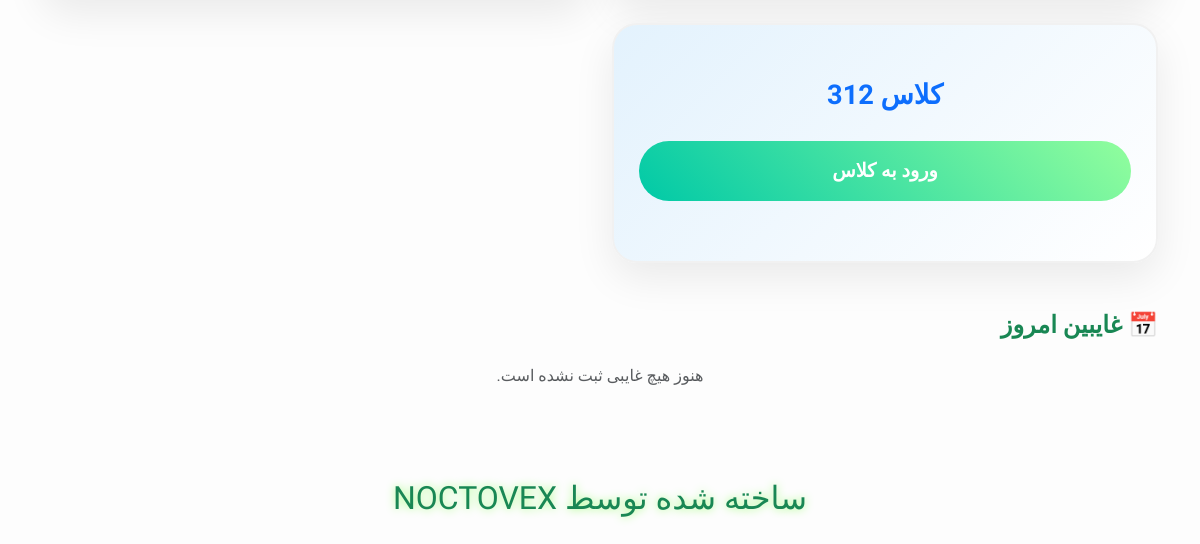
Page / (signed in, lower part) on the earlier database version.
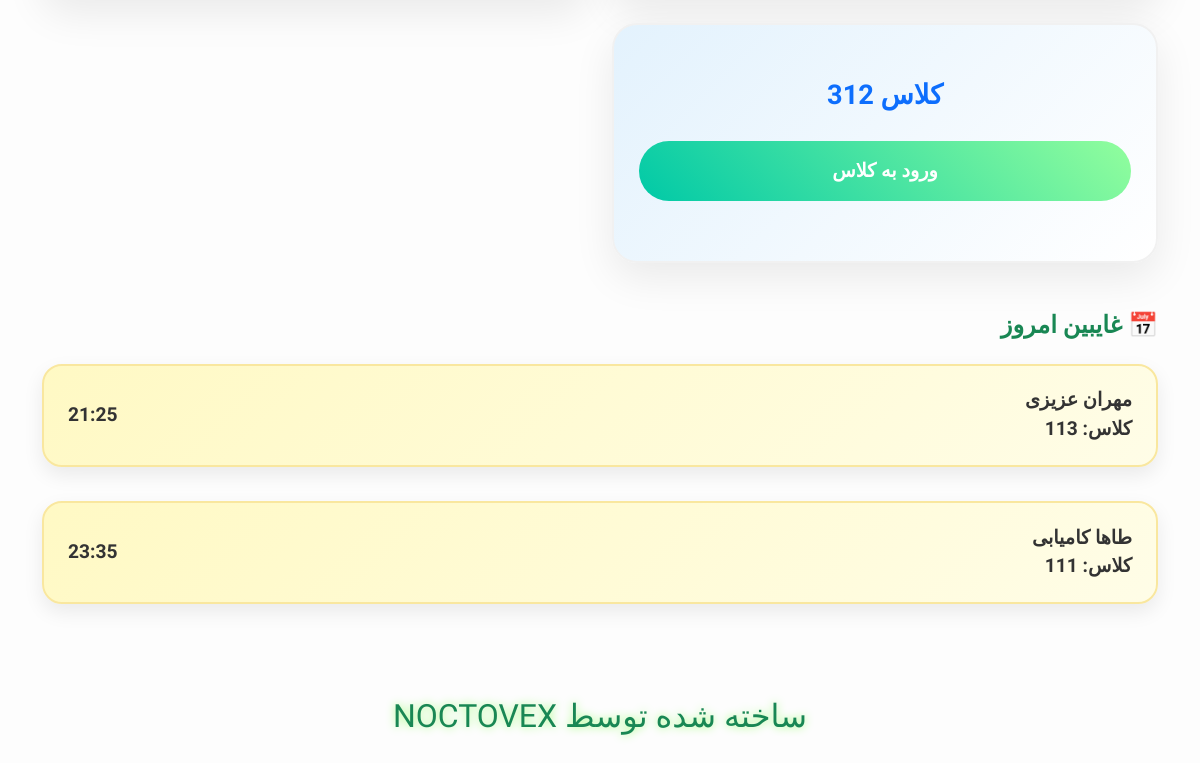
Same page on the later database version.
### app.py (models this page shows)
class Class(db.Model):
    id = db.Column(db.Integer, primary_key=True)
    name = db.Column(db.String(50), unique=True, nullable=False)
    students = db.relationship("Student", backref="class_", lazy=True, cascade="all, delete")

class Attendance(db.Model):
    id = db.Column(db.Integer, primary_key=True)
    student_id = db.Column(db.Integer, db.ForeignKey("student.id"), nullable=False)
    date = db.Column(db.Date, nullable=False)
    time = db.Column(db.Time, nullable=False)

class Student(db.Model):
    id = db.Column(db.Integer, primary_key=True)
    firstname = db.Column(db.String(50), nullable=False)
    lastname = db.Column(db.String(50), nullable=False)
    parent_number = db.Column(db.String(20), nullable=False)
    class_id = db.Column(db.Integer, db.ForeignKey("class.id"), nullable=False)
    attendances = db.relationship("Attendance", backref="student", lazy=True, cascade="all, delete")

### app.py (the view)
@app.route("/")
@login_required
def index():
    classes = Class.query.order_by(Class.name).all()
    today = now_tehran().date()
    absents_today = Attendance.query.join(Student).join(Class).filter(Attendance.date==today).all()
    return render_template("index.html", classes=classes, absents_today=absents_today)

### app.py (called while the page is built)
def now_tehran():
    tz = pytz.timezone("Asia/Tehran")
    return datetime.now(tz)

def login_required(f):
    from functools import wraps
    @wraps(f)
    def decorated_function(*args, **kwargs):
        if not session.get('logged_in'):
            return redirect(url_for('login'))
        return f(*args, **kwargs)
    return decorated_function

### templates/index.html (shortened to what this page needs)
<!DOCTYPE html>
<html lang="fa">
<head>
<link href="https://cdn.jsdelivr.net/npm/bootstrap@5.3.2/dist/css/bootstrap.rtl.min.css" rel="stylesheet">
</head>
<body dir="rtl">
<div class="container mt-4">
    <div class="row g-4 mb-5">
        {% if classes %}
            {% for class_ in classes %}
            <div class="col-md-6 col-12">
                <a href="{{ url_for('view_class', class_id=class_.id) }}" class="text-decoration-none">
                    <div class="class-card">
                        <div class="class-name">کلاس {{ class_.name }}</div>
                        <button class="btn btn-class-enter w-100">ورود به کلاس</button>
                    </div>
                </a>
            </div>
            {% endfor %}
        {% else %}
            <p class="text-center w-100 text-muted">هیچ کلاسی ثبت نشده است.</p>
        {% endif %}
    </div>
    <h4 class="mb-4 fw-bold text-success">📅 غایبین امروز</h4>
    <div class="row g-3 mb-5">
        {% if absents_today %}
            {% for attendance in absents_today %}
            <div class="col-12">
                <div class="absent-item">
                    <div>
                        <strong>{{ attendance.student.firstname }} {{ attendance.student.lastname }}</strong><br>
                        کلاس: {{ attendance.student.class_.name }}
                    </div>
                    <span>{{ attendance.time.strftime('%H:%M') }}</span>
                </div>
            </div>
            {% endfor %}
        {% else %}
            <p class="text-center text-muted w-100">هنوز هیچ غایبی ثبت نشده است.</p>
        {% endif %}
    </div>
    <div class="footer-note">
        ساخته شده توسط NOCTOVEX
    </div>
</div>
</body>
</html>

### templates/index.html (style rules this page uses)
body { font-family: 'Vazirmatn', Tahoma, sans-serif; background: #fdfdfd; color: #212529; padding-bottom: 100px; overflow-x: hidden; }
.class-card { border-radius: 25px; padding: 50px 25px; text-align: center; color: #212529; background: linear-gradient(135deg,#e3f2fd,#ffffff); box-shadow: 0 15px 40px rgba(0,0,0,0.08); border: 2px solid #f1f1f1; transition: transform 0.4s ease, box-shadow 0.4s ease; min-height: 240px; }
.class-name { font-size: 1.7rem; font-weight: 800; margin-bottom: 25px; color: #0d6efd; }
.btn-class-enter { border-radius: 50px; font-weight: 700; padding: 1rem 2rem; font-size: 1.2rem; background: linear-gradient(45deg,#00c9a7,#92fe9d); color: #fff; border: none; transition: all 0.3s ease; }
.absent-item { display: flex; justify-content: space-between; align-items: center; padding: 1.3rem 1.5rem; font-size: 1.2rem; font-weight: 700; border-radius: 20px; margin-bottom: 18px; background: linear-gradient(135deg,#fff9c4,#fffde7); color: #333; border: 2px solid #f9e79f; box-shadow: 0 8px 20px rgba(0,0,0,0.08); transition: transform 0.3s ease, box-shadow 0.3s ease; }
.footer-note { font-family: 'Creepster', cursive; color: #198754; font-size: 2rem; text-align: center; margin-top: 70px; text-shadow: 0 0 10px #a7ff83; animation: pulse 2s infinite; }
@media (min-width: 768px) { .col-md-6 { flex: 0 0 50%; max-width: 50%; } }

Differences in the rows shown:
added Attendance: student.firstname "مهران", student.lastname "عزیزی", student.class_.name "113", time "21:25"
added Attendance: student.firstname "طاها", student.lastname "کامیابی", student.class_.name "111", time "23:35"
Other differences:
text no longer shown: "هنوز هیچ غایبی ثبت نشده است."
